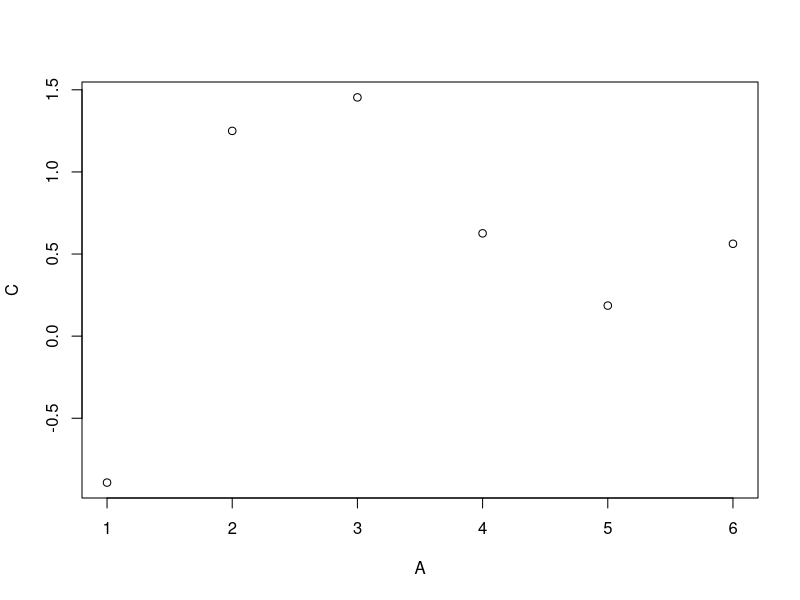
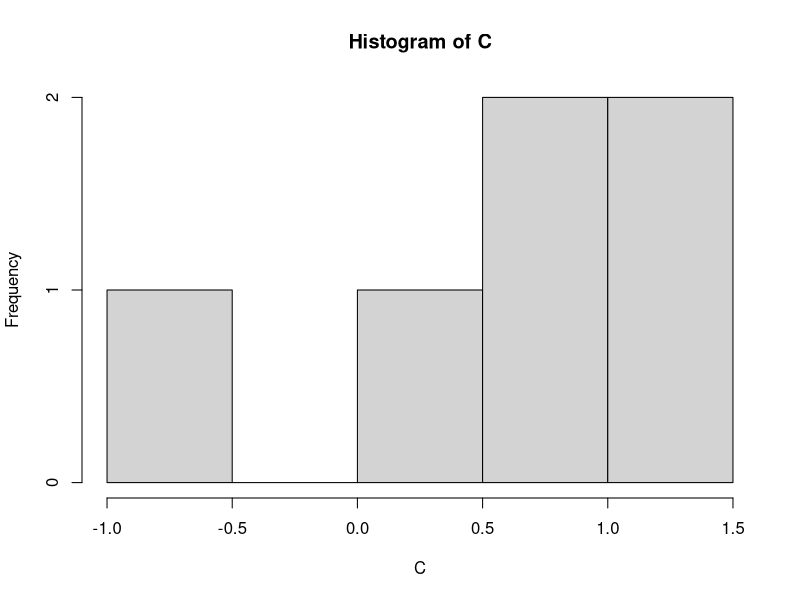

Recreate these plots in R, in order. (Note: this script raises an error after producing the figures.)
library(data.table)
mtcars
str(mtcars)
mtcarsDT <- as.data.table(mtcars)
mtcarsDT
str(mtcarsDT)

mtcarsDT[
    mpg > 20,                           # sql where
    .(AvgHP = mean(hp),
      "MinWT(kg)" = min(wt*453.6)),     # sql select
    by = .(cyl, under5gears = gear < 5) # sql order by
]


## creation:
DT <- data.table(A = 1:6, B = letters[1:3], C = rnorm(6), D = T)
DT
str(DT)

## accepted as data.frame in packages which do not know data.table

## Indexing:

DT[1:3]
## same as:
DT[1:3,]
## last row:
DT[.N]                                  # .N = n() of dplyr

## Column selection:
DT[,.(B,C)]

## Aggregation:
DT[, .(TotalA = sum(A), MeanC = mean(C))]

## plotting
DT[, plot(A,C)]

## several operations
DT[, {
    print(A)
    hist(C)
    NULL } ]

## task:
D <- 5
str(D)
## .() always returns a data table
DT[, .(D)]                              # 6 T in a column, data.table
DT[, D]                                 # 6 T in a row, vector

DTB <- data.table(A=1:5, B=letters[1:5], C=6:10)
DTB[, .(D)]                             # 1: 5 (colname: D)
DTB[, D]                                # [1] 5

DTB[1]                                  # first row
class(DTB[1])                           # [1] "data.table" "data.frame"

DTA <- data.table(A=1:6, B=letters[1:2], C=7:12)
DTA
DTA[, .(SumA=sum(A),MeanC=mean(C)), by = .(B)]

## DT[i, j, by = k] is pronounced:
## Take DT, subset rows using i, then calculate j grouped by by k.

## select rows 1,3 and rows B,C:
DTA[c(1,3),.(B,C)]

## ans with two columns: B and val, where val is the product of A and C.
ans <- DTA[,.(B,"val"=A+C)]

## another example:
target <- data.table(B = c("a", "b", "c", "d", "e", "a", "b", "c", "d", "e"), 
                     val = as.integer(c(6:10, 1:5)))
DTB[, .(B = c(B,B), val = c(C,A))]


## grouping with functions

DTC <- data.table(A=1:10,B=sample(1:50,10,replace=T))
DTC
DTC[, .(SumB = sum(B)), by = .(Mod2 = A%%2)] # odd and even numbers

## if column names are not important:
DTC[, sum(B), by = A%%2]

## row select can also be introduced:
DTC[2:8, sum(B), by = A%%2]

iris.dt <- data.table(iris)
str(iris.dt)

iris.dt[, .(Mean.Sepal.Length = mean(Sepal.Length)), by = Species]

iris.dt[, .(Mean.Sepal.Length = mean(Sepal.Length)), by = .(Species = substr(Species,1,1))]

iris.dt[, .(num = .N), by = .(petal.area.10 = 10 * round(Sepal.Length * Sepal.Width / 10))]

## multiple numbers in j

set.seed(1L)
DT <- data.table(A = rep(letters[2:1], each = 4L), 
                 B = rep(1:4, each = 2L), 
                 C = sample(8))

DT2 <- DT[,.(C=sum(C)),by = .(A,B)]
DT2
DT[,.(C=cumsum(C)),by = .(A,B)]

## The last two value of each C by A
DT2[,.(C=tail(C,2)),by=A]

## in one step by chaining:
DT[,.(C=cumsum(C)),by = .(A,B)][,.(C=tail(C,2)),by=A]

## Chaining
DTD <- data.table(A=rep(letters[3:1],2),B=1:6)
DTD

## the two-step way:
ans <- DTD[, .(SumB=sum(B)), by = A]
ans[order(A)]

## the one-step way:
ans <- DTD[, .(SumB=sum(B)), by = A][order(A)]
ans

## Get the median of each of the four columns Sepal.Length, Sepal.Width, Petal.Length and Petal.Width while grouping by Species. Reuse the same column names (e.g. the column containing the median Sepal.Length is still called Sepal.Length). Next, order Species in descending order

## the repetitive way
iris.dt[,.(Sepal.Length=median(Sepal.Length),
           Sepal.Width=median(Sepal.Width),
           Petal.Length=median(Petal.Length),
           Petal.Width=median(Petal.Width)),
        by=Species][order(Species,decreasing=T)]

## with .SD (Subset of data) .() is not needed because lapply provides a list:
iris.dt[, lapply(.SD, median), by=Species][order(Species,decreasing=T)]


## another example:
DTE <- data.table(x=sample(1:2,7,replace=T), y=seq(1,13,by=2), z=seq(2,14,by=2))
DTE[, lapply(.SD, mean),by=x]

## .SDcols to specify which columns to work with
DTF <- data.table(grp=sample(c(6,8),5,replace=T),
                  Q1=sample(1:5,5,replace=T),
                  Q2=sample(1:5,5,replace=T),
                  Q3=sample(1:5,5,replace=T),
                  H1=sample(1:5,5,replace=T),
                  H2=sample(1:5,5,replace=T))
## sum of the Q columns:
DTF[, lapply(.SD,sum),by=grp,.SDcols=c("Q1","Q2","Q3")]

## Select all but the first row of groups 6 and 8, returning only the grp column and the Q columns
DTF[, .SD[-1],by=grp,.SDcols=c("Q1","Q2","Q3")]

## DTE is used again:
## Sum of all columns and the number of rows
DTE[, .(x1=x,x,y,z,N=c(1))][,lapply(.SD,sum),by=x1][,.(x=x1,x,y,z,N)]
DTE[, lapply(c(.SD,N=.N), sum), by=x, .SDcols = c("x","y","z")]

## Cumulative sum of column x and y while grouping by x and z > 8
DTE[, lapply(.SD, cumsum), by = .(by1 = x, by2 = z>8), .SDcols = c("x", "y")]

## 1. the maximum of both x and y
## 2. combine the result from previous and group the result by by1.
DTE[, lapply(.SD, cumsum), by = .(by1 = x, by2 = z>8), .SDcols = c("x", "y")][, lapply(.SD, max), by = .(by1), .SDcols = c("x", "y")]

## := operator
DTG <- data.table(x=sample(1:2,5,replace=T),y=6:10)
print(DTG)
## reversing the order by reversing columns (no output, in-place reversal)
DTG[, c("x","z") := .(rev(x), rev(y))]    # rev == reverse

## removal of column by NULL
DTG[, a := y]                           # first adding an extra col
DTG[, b := sample(6:10)]                # one more
print(DTG)
DTG[, c("a","b") := NULL]
print(DTG)
## it can be done with a variable, but its name needs to be (bracket)-ed
Cols2Del = c("a","b")
DTG[, (Cols2Del):= .(sample(6:10),sample(6:10))]
print(DTG)
DTG[, (Cols2Del) := NULL]
print(DTG)
DTG[, paste0("X", 1:4) := rep(list(sample(6:10)),4)] # prefix
print(DTG)
DTG[, paste0("X", 1:4) := NULL] # deleting them
print(DTG)

## Functional := used as `:=`
DTG[, `:=` (a = sample(6:10), b = 1)]
print(DTG)

## after regenerating the two-column version:
DTG[2:4, z:=sum(y), by=x]
print(DTG)                              # undealt with rows are NA for z

## Exercises:
DTH <- data.table(A = letters[sample(1:2,5,replace=T)], B = 1:5)
print(DTH)
## add "Total" which sums B for each group of A
DTH[, Total:=sum(B),by=A]
## Add 1 to column B, in rows 2 and 4
DTH[c(2,4), B:=B+1]
## Total2 contains sum(B) grouped by A but just over rows 2 to 4.
DTH[2:4, Total2:=sum(B), by=A]
## Remove column "Total"
DTH[, Total := NULL]
## list notation also works:
DTH[[3]]

DTI <- data.table(A = sample(1:2,5,replace=T), B = 1:5)
print(DTI)

## Update B with B + 1
## add a new column C with A + B,
## add D with constant 2.
DTI[, `:=` (B = B+1,
            C = A+B,
            D = c(2))]
## deletion by number:
DTI[, c(3,4) := NULL]

## set() to set a data cell
DTJ <- data.table(x=1:5,y=sample(c(1,8),5,replace=T),z=sample(1:5,5,replace=T))
print(DTJ)
for (i in 1:5) set(DTJ, i, 3L, i+1)   # third column is changed, value becomes i+1 in each loop
## usage: set(data.table, row, col, value)

## setnames() to set or modify column names
setnames(DTJ,"z","newname")
print(DTJ)

## setcolorder() : to set the order of columns
setcolorder(DTJ, c("newname","x","y"))
print(DTJ)

## Exercises:
DTK <- data.table(A=sample(1:5,10,T),
                  B=sample(1:5,10,T),
                  C=sample(1:5,10,T),
                  D=sample(1:5,10,T))
print(DTK)
## Loop through columns 2,3 and 4,
## for each one select 3 rows at random
## set the value of those cells to NA.

rows.cols <- dim(DTK)

for (i in 2:4) {
    samprows <- sample(rows.cols[1],3)
    set(DTK,samprows,i,NA)
}
print(DTK)

## Change the column names to lowercase
setnames(DTK,names(DTK),tolower(names(DTK)))
print(DTK)

## Add a suffix "_2" to all column names
setnames(DTK,names(DTK),paste0(names(DTK),"_2"))
print(DTK)

## Reverse the order of the columns
setcolorder(DTK, rev(names(DTK)))
print(DTK)

## indexing
DTA[B == "a"]                           # filtering rows for one value
DTB[B %in% c("a","c","e")]              # filtering rows for a group of values
## if same appears not in "i", but in "j", a vector of boolean values is returned
v1 <- DTA[,B == "a"]
v2 <- DTB[,B %in% c("a","c","e")]
print(v1)
print(v2)
## passing them back to the table:
DTA[v1]
DTB[v2]
## what happens is: automatic indexing

## exercises
## work with iris.dt
iris.dt
setnames(iris.dt,names(iris.dt),gsub("Sepal.","",names(iris.dt)))
iris.dt[, c("Petal.Length","Petal.Width") := NULL]
print(iris.dt)

## Area is greater than 20:
iris.dt[Width * Length > 20]

## Add boolean column is_large which is T when area is greater than 25
iris.dt[, "is_large" := Width * Length > 25]

## Keys, setkey()
setkey(DTA,B)
str(DTA) # sorted by B
DTA["b"] # looks up in the key column, it would not be allowed in a DF
DTA["b", mult="first"]                # only the first row is returned
DTA["b", mult="last"]                 # only the last row is returned
DTA <- rbind(DTA,list(7,"c",13))
DTA <- rbind(DTA,list(8,"c",14))
str(DTA)                                # key is lost
setkey(DTA,B)
DTA
DTA[c("b","c")]                         # multiple lookup
DTA[c("c","d")]                         # "d" is not found
DTA[c("c","d"), nomatch = 0]            # only those found are returned

setkey(DTA,B,C)                         # two keys
DTA[.("b",8)]                           # two-key lookup
DTA[.("b",6)]                           # 6 is not found, so NA
DTA[.("b")]                             # just the first key

## advanced examples:
DTA[c('b','c'),.SD[c(1,.N)],by=.EACHI]  # first and last
DTA[c('b','c'),{print(.SD);.SD[c(1,.N)]},by=.EACHI] # print it out

## ordered joins:
## let's go back to this one:
DTA[.("b",6)]                           # 6 is not found, so NA
DTA[.("b",6), roll=T]                   # still not found, not in the whole table
DTA[.("b",7), roll=T]                   # it is still not found, rolling down does not look up
DTA[.("b",7), roll="nearest"]           # found, because it also looks upwards
DTA[.("b",13), roll=T]                  # rolling down has found it
DTA[.("b",7), roll=+Inf]                # won't work
DTA[.("b",7), roll=-Inf]                # works
DTA[.("c",11), roll=-2]                 # found
DTA[.("c",11), roll=-1]                 # not found
DTA[.("c",15:16), roll=T]            # found, even if not in the table
DTA[.("c",15:16), roll=T, rollends = F] # not found

## Exercises:
## keys can be defined at creation:
DTL <- data.table(A = letters[sample(1:3,7,T)], 
                 B = sample(1:9,7,T), 
                 C = 6:12, 
                 key = "A,B")
DTL
## getting the keys:
key(DTL)                                # vector "A" "B"
DTL[.("b",(-2):10),roll=T,rollends=T]   # roll forwards, rollends carries backwards too.
